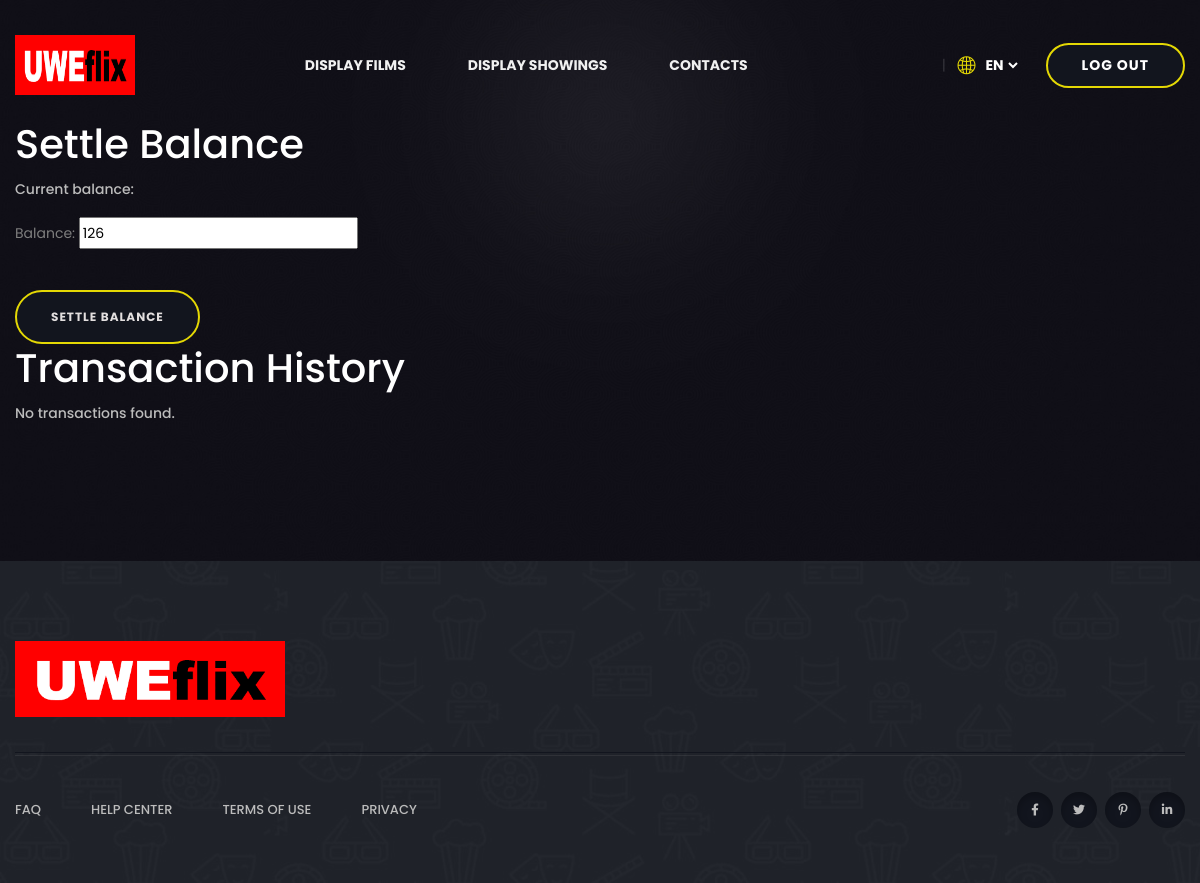
/clubRep/settle (signed in), run on an earlier commit of the app's database.
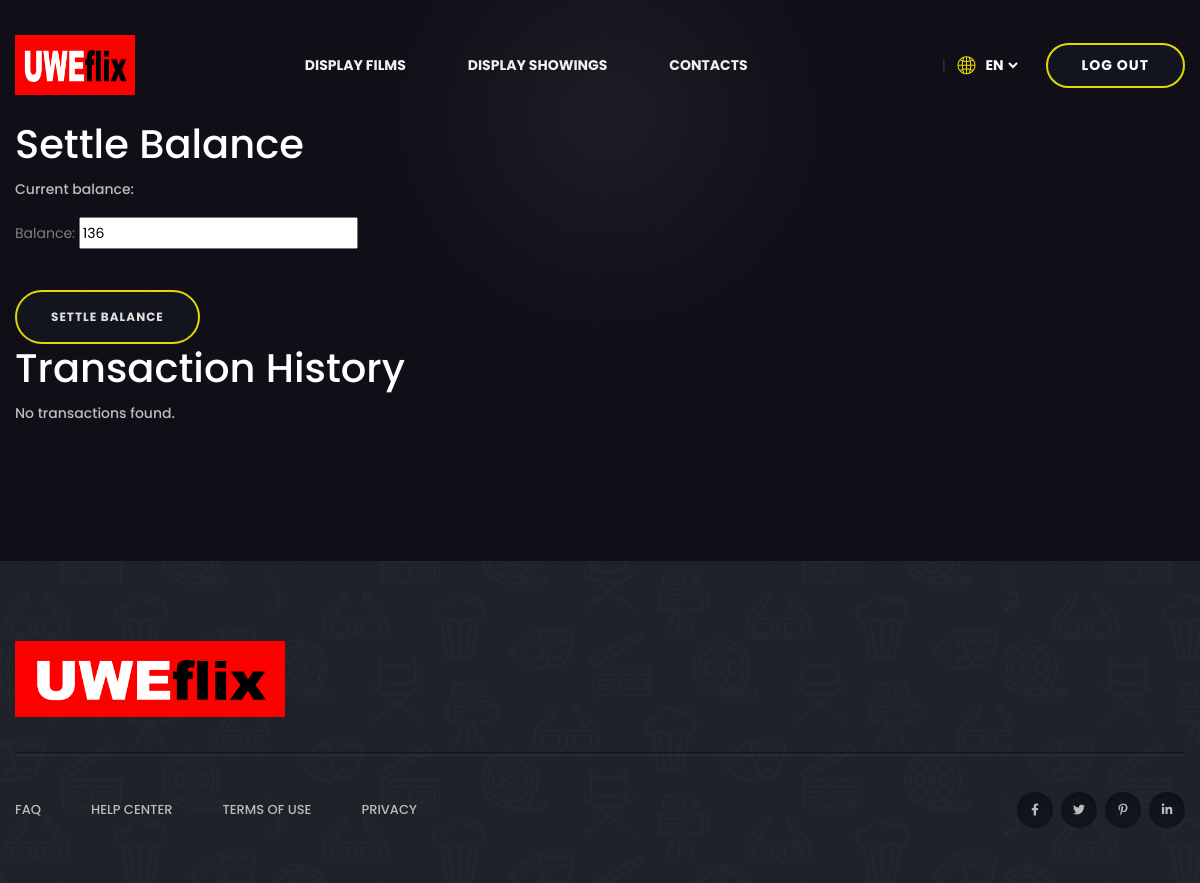
And on a later commit of the database.
### accounts/models.py (models this page shows, shortened)
class User(models.Model):
    username = models.CharField(max_length=255)
    password = models.CharField(max_length=255)
    class UserType(models.TextChoices):
        CUSTOMER = 'C', _('Customer')
        STUDENT = 'S', _('Student')
        CLUBREP = 'CR', _('Club Rep')
        ACCOUNTSMANAGER = 'AM', _('Accounts Manager')
        CINEMAMANAGER = 'CM', _('Cinema Manager')
    userType = models.CharField(
        max_length = 2,
        choices = UserType.choices,
        default = UserType.CUSTOMER
    )
    firstName = models.CharField(max_length=255)
    lastName = models.CharField(max_length=255)
    dateOfBirth = models.DateField()
    userEmail = models.CharField(max_length=255)
    affiliatedClub = models.ForeignKey(Club, on_delete=models.CASCADE, blank=True, null=True)
    paymentDetails = models.ForeignKey(PaymentDetails, on_delete=models.CASCADE, blank=True, null=True)
    balance = models.IntegerField(default=0, validators=[MinValueValidator(-150)])
    activated = models.BooleanField(default=False)

### clubRep/views.py (the view)
# urls.py: path("settle",views.settle, {'user_required': True, 'user_types_required': (User.UserType.CLUBREP,User.UserType.STUDENT)}, name="settle"),
def settle(request, user_required = True , user_types_required=(User.UserType.CLUBREP,User.UserType.STUDENT)):
    user_id = int(request.session['id'])
    user = User.objects.get(id=user_id)
    request.session['version']= 3
    if request.method == 'POST':
        form = settle_accounts(request.POST, instance=user)
        if form.is_valid():
            form.save()
            return redirect('clubRep:settle')
    else:
        form = settle_accounts(instance=user)
    return render(request, 'clubRep/settle.html', {'form': form,}) #'transactions': transactions})

### clubRep/forms.py
class settle_accounts(forms.ModelForm):
    class Meta:
        model = User
        fields = ('balance',)
        widgets = {
            'balance': forms.TextInput(attrs={'readonly': True}),
        }

### accounts/permissions.py (called while the page is built)
    def __call__(self, request):
        response = self.get_response(request)
        return response

    def process_view(self, request, view_func, view_args, view_kwargs):
        user_required = view_kwargs.get('user_required', None)
        user_types_required = view_kwargs.get('user_types_required', None)
        if user_required or user_types_required:
            user = self.get_authenticated_user(request)
            if not user:
                return redirect(reverse('login') + '?message=Login Required')
            if user_types_required and user.userType not in user_types_required:
                return redirect(reverse('home') + '?message=You do not have the relevant permissions')

### clubRep/templates/clubRep/settle.html (shortened to what this page needs)
{% extends "uwe/base.html" %}
{% load static %}
{% block content %}
<section class="contact-area contact-bg" data-background="{% static 'uwe/img/bg/contact_bg.jpg' %}">
  <div class="container">
      <h1>Settle Balance</h1>
      <p>Current balance: {{ balance }}</p>
      <form method="post">
        {{ form.as_p }}
      </form>
      <br/>
      <a href="{% url 'customer:settle' %}" class="btn btn-success">settle Balance</a>
      <h1>Transaction History</h1>
      {% if transactions %}
        <table>
          <thead>
            <tr>
              <th>  Club Name  </th>
              <th>  Date  </th>
              <th>  Balance  </th>
              <th>  Description  </th>
            </tr>
          </thead>
          <tbody>
            {% for transaction in transactions reversed %}
              <tr>
                <td>{{ transaction.club.clubName }}</td>
                <td>{{ transaction.date }}</td>
                <td>{{ transaction.amount }}</td>
                <td>{{ transaction.description }}</td>
              </tr>
            {% endfor %}
          </tbody>
        </table>
      {% else %}
        <p>No transactions found.</p>
      {% endif %}
  </div>
</section>
{% endblock %}

What changed in the data, as far as the page shows it:
changed User: balance "126" → "136"
